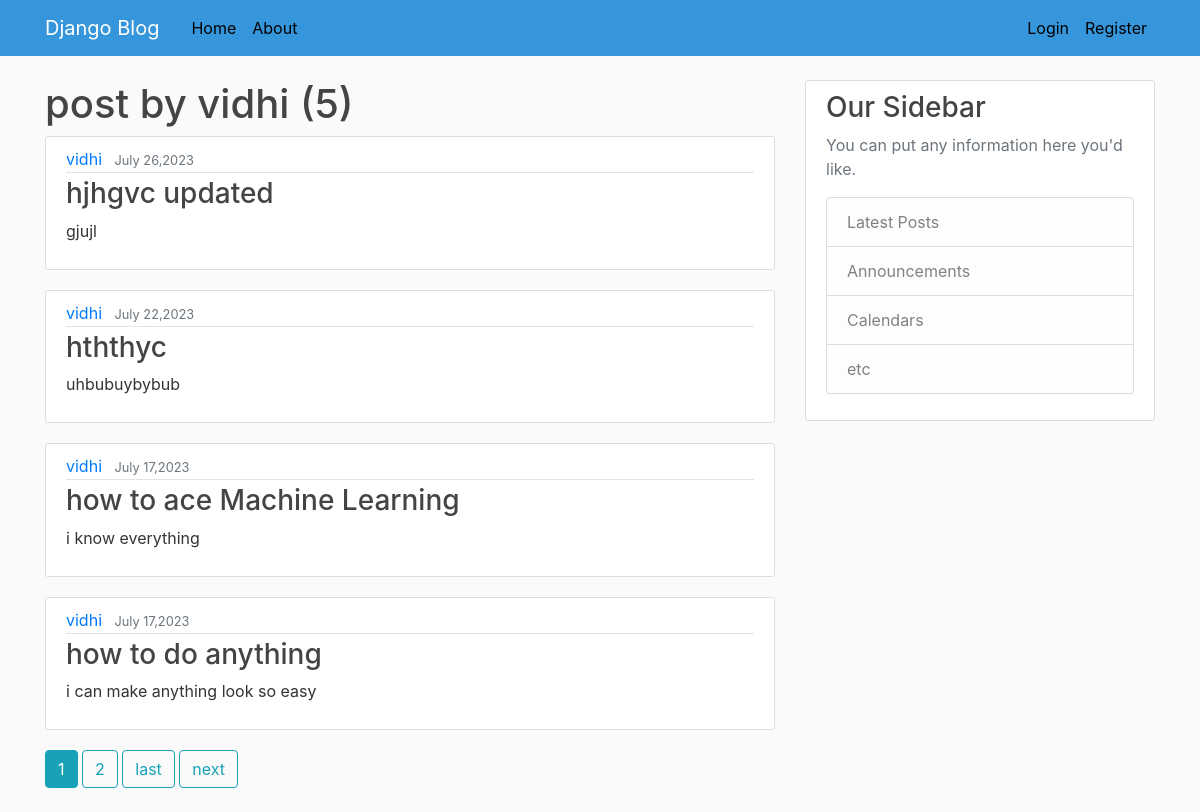
The app's page /user/vidhi with its own data.
### blog/models.py (models this page shows, shortened)
class Post(models.Model):
    title=models.CharField(max_length=100)
    content=models.TextField()
    date_posted=models.DateTimeField(default=timezone.now)
    author=models.ForeignKey(User,on_delete=models.CASCADE)

### blog/views.py (the view)
# urls.py: path('user/<str:username>',userpostlistview.as_view(),name='user-posts'),
class userpostlistview(ListView):
    model=Post
    template_name='blog/user_posts.html'
    context_object_name='posts'
    paginate_by=4
    def get_queryset(self):
        user=get_object_or_404(User,username=self.kwargs.get('username'))
        return Post.objects.filter(author=user).order_by('-date_posted')

### blog/templates/blog/user_posts.html (shortened to what this page needs)
{% extends "blog/base.html" %}
{%block content%}
<h1 class="'mb-3">post by {{view.kwargs.username}} ({{page_obj.paginator.count}})</h1>
    {% for post in posts %}
        <article class="media content-section">
          <div class="media-body">
            <div class="article-metadata">
              <a class="mr-2" href="{%url 'user-posts' post.author.username%}">{{ post.author }}</a>
              <small class="text-muted">{{ post.date_posted|date:"F d,Y" }}</small>
            </div>
            <h3><a class="article-title" href="{%url 'post-detail' post.id%}">{{ post.title }}</a></h3>
            <p class="article-content">{{ post.content }}</p>
          </div>
        </article>
    {% endfor %}
  {% if is_paginated %}
        {% for num in page_obj.paginator.page_range %}
            {% if num == page_obj.number %}
              <a class="btn btn-info mb-4" href="?page={{num}}">{{num}}</a>
            {% elif num > page_obj.number|add:'-3' and page_obj.number|add:'3' > num %}
            <a class="btn btn-outline-info mb-4" href="?page={{num}}">{{num}}</a>
            {% endif %}
        {% endfor %}
        {% if page_obj.has_next %}
            <a class="btn btn-outline-info mb-4" href="?page={{page_obj.paginator.num}}">last</a>
            <a class="btn btn-outline-info mb-4" href="?page={{page_obj.next_page_number}}">next</a>
        {% endif %}
  {% endif %}
{% endblock content%}

### blog/templates/blog/base.html (shortened to what this page needs)
{%load static%}
<!DOCTYPE html>
<html lang="en">
<head>
    <link rel="stylesheet" href="https://cdn.jsdelivr.net/npm/bootstrap@4.0.0/dist/css/bootstrap.min.css">
    <link rel="stylesheet" href="{% static 'blog/main.css'%}">
</head>
<body>
    <header class="site-header">
        <nav class="navbar navbar-expand-md navbar-dark bg-steel fixed-top">
          <div class="container">
            <a class="navbar-brand mr-4" href="{%url 'blog-home'%}">Django Blog</a>
            <div class="collapse navbar-collapse" id="navbarToggle">
              <div class="navbar-nav mr-auto">
                <a class="nav-item nav-link" href="{% url 'blog-home'%}">Home</a>
                <a class="nav-item nav-link" href="{% url 'blog-about'%}">About</a>
              </div>
              <div class="navbar-nav">
                {%if user.is_authenticated%}
                <a class="nav-item nav-link" href="{%url 'logout'%}">Logout</a>
                <a class="nav-item nav-link" href="{%url 'profile'%}">profile</a>
                <a class="nav-item nav-link" href="{%url 'post-create'%}">create</a>
                {%else%}
                  <a class="nav-item nav-link" href="{%url 'login'%}">Login</a>
                  <a class="nav-item nav-link" href="{%url 'register'%}">Register</a>
                {%endif%}
              </div>
            </div>
          </div>
        </nav>
      </header>
    <main role="main" class="container">
        <div class="row">
          <div class="col-md-8">
            {% block content %}{% endblock %}
          </div>
          <div class="col-md-4">
            <div class="content-section">
              <h3>Our Sidebar</h3>
              <p class='text-muted'>You can put any information here you'd like.
                <ul class="list-group">
                  <li class="list-group-item list-group-item-light">Latest Posts</li>
                  <li class="list-group-item list-group-item-light">Announcements</li>
                  <li class="list-group-item list-group-item-light">Calendars</li>
                  <li class="list-group-item list-group-item-light">etc</li>
                </ul>
              </p>
            </div>
          </div>
        </div>
      </main>
</body>
</html>

### blog/static/blog/main.css (style rules this page uses)
body { background: #fafafa; color: #333333; margin-top: 5rem; }
h1, h2, h3, h4, h5, h6 { color: #444444; }
ul { margin: 0; }
.bg-steel { background-color: #3696db; }
.site-header .navbar-nav .nav-link { color: #000000; }
.content-section { background: #ffffff; padding: 10px 20px; border: 1px solid #dddddd; border-radius: 3px; margin-bottom: 20px; }
.article-title { color: #444444; }
.article-content { white-space: pre-line; }
.article-metadata { padding-bottom: 1px; margin-bottom: 4px; border-bottom: 1px solid #e3e3e3 }

### records on screen
Post: author "vidhi", date_posted "July 26,2023", title "hjhgvc updated", content "gjujl"
Post: author "vidhi", date_posted "July 22,2023", title "hththyc", content "uhbubuybybub"
Post: author "vidhi", date_posted "July 17,2023", title "how to ace Machine Learning", content "i know everything"
Post: author "vidhi", date_posted "July 17,2023", title "how to do anything", content "i can make anything look so easy"

### other values on screen
{{ view.kwargs.username }} "vidhi"
{{ page_obj.paginator.count }} "5"
{{ num }} "1"
{{ num }} "2"
